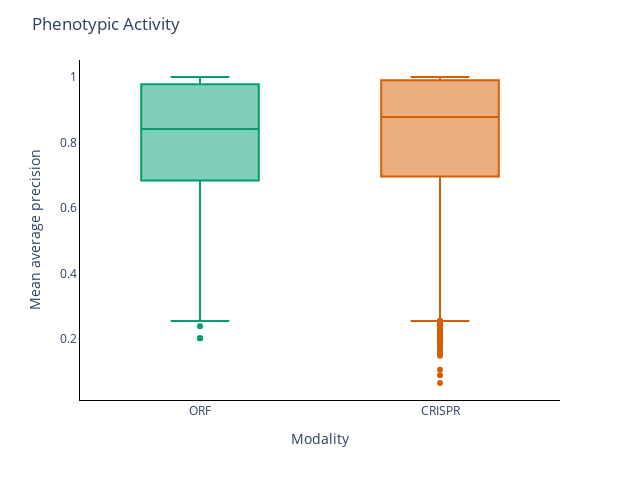

Notebook cell for this chart:
### Code cell
fig = px.box(
    phenotypic_activity_df,
    x="profile_type",
    y="mean_average_precision",
    color="profile_type",
    color_discrete_map=color_discrete_map,
).update_layout(
    title="Phenotypic Activity",
    xaxis=dict(title="Modality", linecolor="black"),
    yaxis=dict(title="Mean average precision", linecolor="black"),
    plot_bgcolor="white",
    showlegend=False,
)
fig.update_layout(height=480, width=640)
fig.show()
#fig.write_image("figures/phenotypic-activity.png", height=480, width=640, scale=2)
#fig.write_image("figures/phenotypic-activity.svg", height=480, width=640, scale=2)

### Figure 1 — Plotly figure (JSON) as saved in the notebook; plotly's stock layout.template omitted (floating-point values rounded to 4 significant figures; data arrays with more than 128 entries replaced by an {"elided": "..."} marker saying what was removed)
{"data": [{"alignmentgroup": "True", "hovertemplate": "profile_type=%{x}<br>mean_average_precision=%{y}<extra></extra>", "legendgroup": "ORF", "marker": {"color": "rgb(0, 158, 115)"}, "name": "ORF", "notched": false, "offsetgroup": "ORF", "orientation": "v", "showlegend": true, "type": "box", "x": {"elided": "13739 str values"}, "x0": " ", "xaxis": "x", "y": {"elided": "13739 float values"}, "y0": " ", "yaxis": "y"}, {"alignmentgroup": "True", "hovertemplate": "profile_type=%{x}<br>mean_average_precision=%{y}<extra></extra>", "legendgroup": "CRISPR", "marker": {"color": "rgb(213, 94, 0)"}, "name": "CRISPR", "notched": false, "offsetgroup": "CRISPR", "orientation": "v", "showlegend": true, "type": "box", "x": {"elided": "7971 str values"}, "x0": " ", "xaxis": "x", "y": {"elided": "7971 float values"}, "y0": " ", "yaxis": "y"}], "layout": {"boxmode": "overlay", "height": 480, "legend": {"title": {"text": "profile_type"}, "tracegroupgap": 0}, "margin": {"t": 60}, "plot_bgcolor": "white", "showlegend": false, "title": {"text": "Phenotypic Activity"}, "width": 640, "xaxis": {"anchor": "y", "categoryarray": ["ORF", "CRISPR"], "categoryorder": "array", "domain": [0, 1], "linecolor": "black", "title": {"text": "Modality"}}, "yaxis": {"anchor": "x", "domain": [0, 1], "linecolor": "black", "title": {"text": "Mean average precision"}}}}
